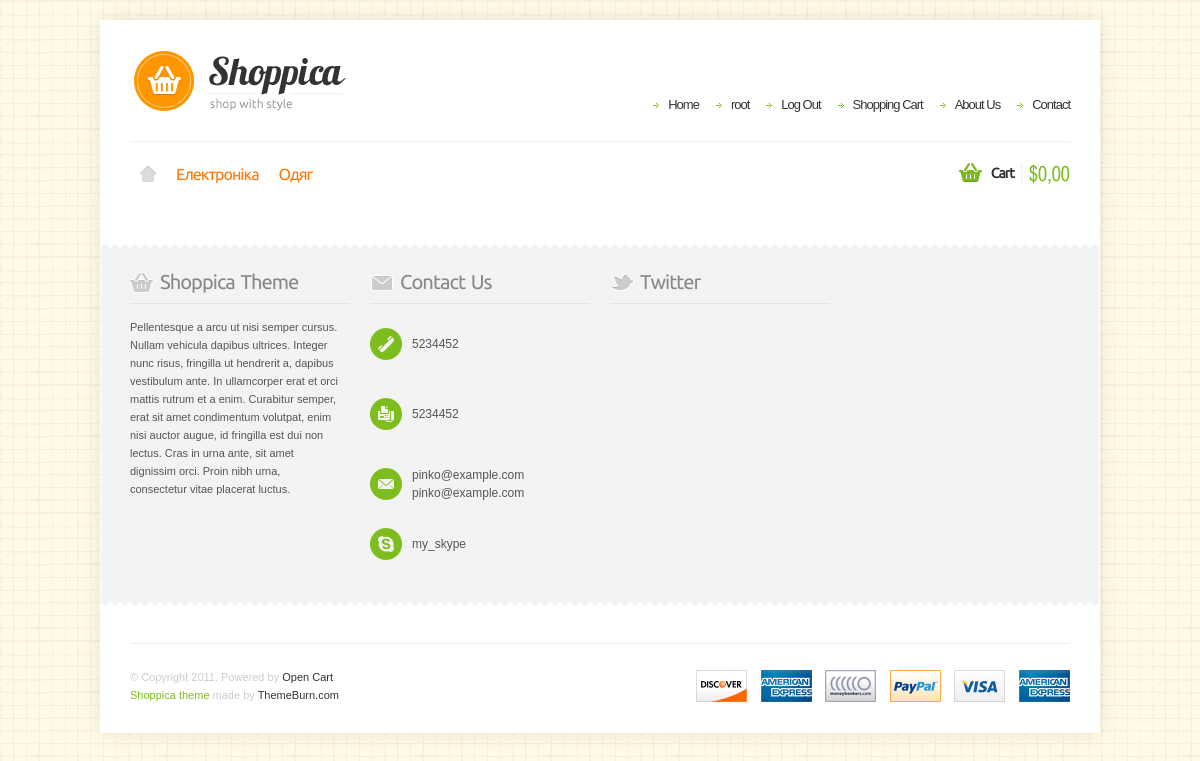
Screenshot of /order/orders/ (signed in) with the database file from the repository.
### shop/models.py (models this page shows)
class User(AbstractUser):
    email = models.EmailField(
        _('email address'),
        unique=True,
    )

class Category(models.Model):
    name = models.CharField(verbose_name='Категорія', max_length=70)
    slug = AutoSlugField(populate_from='name', max_length=150, unique=True, db_index=True, verbose_name="URL")
    def __str__(self):
        return self.name
    class Meta:
        verbose_name = 'Категорія'
        verbose_name_plural = 'Категорії'

### order/views.py (the view)
# urls.py: path('orders/', OrderListView.as_view(), name='orders-list'),
class OrderListView(ListView):
    model = Order
    template_name = 'order/order_list.html'
    context_object_name = 'orders'
    def get_queryset(self):
        return Order.objects.filter(user_id=self.request.user).select_related('personaldetails').annotate(products=Count('items'), total_price=Sum(F('items__quantity')*F('items__unit_price')))

### cart/cart.py (called while the page is built, shortened)
    def update_prices(self):
        self.change = True
        self.fix()
        products = Product.objects.filter(id__in=[v['id'] for v in self.values()])
        for v in self.values():
            quantity = v['quantity']
            v['cost'] = (v['cost'] - v['unit_price_without_options'] * quantity) + products.get(id=v['id']).get_actual_price() * quantity

    def total_cost(self):
        return sum(i['cost'] for i in self.values())

    def fix(self):
        products_slug_cart = [v['slug'] for v in self.values()]
        products = Product.objects.filter(slug__in=products_slug_cart).prefetch_related('options').annotate(
            options_names=Concat('options__name', Value(' '),
                                 output_field=CharField()
                                 )).values('slug', 'options_names')
        products_dict = dict((i['slug'], i['options_names']) for i in products)

### shop/context_processors.py (called while the page is built)
def get_categories(request):
    return {'categories': Category.objects.prefetch_related('subcategories', 'manufacturers').all()}

def get_cart(request):
    return {'cart': request.cart}

### shop/models.py (called while the page is built)
    def __str__(self):
        return self.name

    def __str__(self):
        return self.name

### shop/templatetags/shop_filters.py (called while the page is built)
@register.filter
def price_with_vat(value, vat):
    value = float(value)
    return value + vat_of_price(value, vat)

@register.filter
def vat_of_price(value, vat):
    return value * vat / 100

### templates/order/order_list.html (shortened to what this page needs)
{% extends 'base.html' %}
{% load shop_filters %}
{% block content %}
  <div id="content" class="container_12">
    <div id="order_history" class="grid_12">
      <br/>
      <br/>
    </div>
  </div>
{% endblock content %}

### templates/include/header.html (shortened to what this page needs)
{% load static %}
{% load shop_filters %}
<div id="header" class="container_12">
  <div class="grid_12">
    <a id="site_logo" href="{% url 'shop:home' %}">Shoppica store - Premium e-Commerce Theme</a>
    <div id="system_navigation" class="s_nav">
      <ul class="s_list_1 clearfix">
        <li><a href="{% url 'shop:home' %}">Home</a></li>
        {% if user.is_authenticated %}
          <li><a href="{% url 'orders-list' %}">{{ user.username }}</a></li>
          <li><a href="{% url 'logout' %}">Log Out</a></li>
        {% else %}
          <li><a href="{% url 'login' %}">Log In or Register</a></li>
        {% endif %}
        <li><a href="{% url 'cart-view' %}">Shopping Cart</a></li>
        <li><a href="{% url 'about' %}">About Us</a></li>
        <li><a href="{% url 'contact' %}">Contact</a></li>
      </ul>
    </div>
    <div id="categories" class="s_nav">
      <ul>
        <li id="menu_home"><a href="{% url 'shop:home' %}">Home</a></li>
        {% for category in categories %}
          <li><a href="{% url 'shop:products-category' category.slug %}">{{ category }}</a>
          </li>
        {% endfor %}
      </ul>
    </div>
    <div id="cart_menu" class="s_nav">
      <a href="{% url 'cart-view' %}"><span class="s_icon"></span> <small class="s_text">Cart</small><span
        class="s_grand_total s_main_color">${{ cart.total_cost|price_with_vat:17.5|floatformat:2 }}</span></a>
    </div>
  </div>
</div>

### static/stylesheet/960.css (style rules this page uses)
body { min-width: 960px; }
.container_12, .container_16 { clear: both; margin-left: auto; margin-right: auto; width: 960px; }
.grid_1, .grid_2, .grid_3, .grid_4, .grid_5, .grid_6, .grid_7, .grid_8, .grid_9, .grid_10, .grid_11, .grid_12, .grid_13, .grid_14, .grid_15, .grid_16 { display: inline; float: left; margin-left: 10px; margin-right: 10px; }
.container_12 .grid_12, .container_16 .grid_16 { width: 940px; }
.clearfix:before, .clearfix:after { content: '\0020'; display: block; overflow: hidden; visibility: hidden; width: 0; height: 0; }
.clearfix:after { clear: both; }
.clearfix { zoom: 1; }

### static/stylesheet/screen.css (style rules this page uses)
*, td, th, input, textarea, select, button { margin: 0; padding: 0; font-family: "Lucida Sans Unicode", "Lucida Grande", Arial, Helvetica, sans-serif; }
body, select, input, textarea, button { font-size: 13px; color: #333; }
body { line-height: 18px }
ul { list-style: none; }
button, a { cursor: pointer; }
a { color: #333; text-decoration: none; }
table, blockquote, p, ul, ol, dl { margin-bottom: 18px; line-height: 18px; }
.s_nav > ul > li, .s_nav > ul > li > a { z-index: 15; display: block; float: left; }
.s_list_1 li { padding-left: 15px; background-image: url(../images/bullet_1.png); background-repeat: no-repeat; background-position: 0 -3px; }
body.s_layout_fixed { padding: 20px 0; background-repeat: repeat; background-position: top left; }
#header { z-index: 10; position: relative; min-height: 185px; }
#site_logo { display: block; float: left; width: 220px; height: 60px; margin: 30px 10px 30px 0; text-indent: -1000em; background: url(../images/shoppica_logo.png) no-repeat center; }
#system_navigation { position: absolute; top: 75px; right: 10px; }
#system_navigation ul { float: left; letter-spacing: -1px; }
#system_navigation, #system_navigation li, #system_navigation li a { height: 18px; line-height: 18px; }
#system_navigation li { margin-left: 17px; }
#categories { clear: both; width: 940px; height: 32px; padding: 17px 0; border-top: 1px solid #eee; }
#categories > ul > li, #categories > ul > li > a { height: 32px; line-height: 32px; }
#categories > ul > li > a { padding: 0 10px; letter-spacing: -1px; font-size: 16px; font-family: "Ubuntu Regular", sans-serif; }
#menu_home, #menu_home a { width: 36px; padding: 0 !important; }
#menu_home a { text-indent: -1000em; background-image: url(../images/menu_home.png); background-repeat: no-repeat; background-position: center; background-color: #ddd; }
#cart_menu { z-index: 10; position: absolute; bottom: 22px; right: 10px; height: 20px; }
#cart_menu > a { position: relative; display: block; float: left; height: 20px; padding: 0 0 0 32px; }
#cart_menu .s_icon { position: absolute; left: 0; top: 50%; margin-top: -13px; display: block; width: 23px; height: 23px; background-image: url(../images/i_cart.png); background-repeat: no-repeat; background-position: center; }
#cart_menu small.s_text { float: left; height: 20px; margin-right: 7px; padding-right: 7px; line-height: 20px; letter-spacing: -1px; font-size: 14px; font-weight: bold; font-family: "Ubuntu Regular", sans-serif; color: #333; border-right: 1px solid #eee; }
#cart_menu .s_grand_total, #cart_menu .s_grand_total * { height: 20px; line-height: 20px; font-family: "Babel Sans", sans-serif; font-size: 21px; font-weight: normal; }
#cart_menu .s_grand_total { float: left; margin: -7px; padding: 7px; }
.clearfix:after { content:"."; display:block; height:0; clear:both; visibility:hidden; }
.clearfix { display:inline-block; }
.clearfix { display:block; }

### static/stylesheet/color.css (style rules this page uses)
body.s_layout_fixed { background-color: #fffbe5; background-image: url(../images/texture_1.png); }
.s_main_color, #twitter li span a, .s_item .s_button_add_to_cart, .s_box h2, .box .top { color: #7ebd1e; }
.s_main_color_bgr, #cart .s_icon, #shop_contacts .s_icon, .s_list_1 li, .s_item .s_button_add_to_cart .s_icon, #intro .s_button_prev, #intro .s_button_next, .buttons .button, #cart_menu .s_icon { background-color: #7ebd1e; }
.s_secondary_color, a:hover, #categories > ul > li > a, #footer_categories h2, .pagination a, #view_mode .s_selected a { color: #ff7700; }

### rows the page displays
User: username "root"
Category: name "Електроніка"
Category: name "Одяг"

### other values shown
{{ cart.total_cost|price_with_vat:17.5|floatformat:2 }} "0,00"
